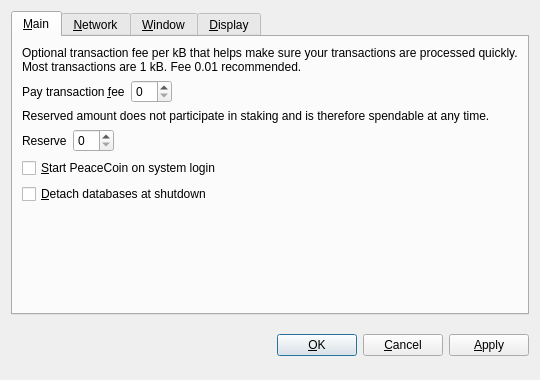
<?xml version="1.0" encoding="UTF-8"?>
<ui version="4.0">
 <class>OptionsDialog</class>
 <widget class="QDialog" name="OptionsDialog">
  <property name="geometry">
   <rect>
    <x>0</x>
    <y>0</y>
    <width>540</width>
    <height>380</height>
   </rect>
  </property>
  <property name="windowTitle">
   <string>Options</string>
  </property>
  <property name="modal">
   <bool>true</bool>
  </property>
  <layout class="QVBoxLayout" name="verticalLayout">
   <item>
    <widget class="QTabWidget" name="tabWidget">
     <property name="tabPosition">
      <enum>QTabWidget::North</enum>
     </property>
     <property name="currentIndex">
      <number>0</number>
     </property>
     <widget class="QWidget" name="tabMain">
      <attribute name="title">
       <string>&amp;Main</string>
      </attribute>
      <layout class="QVBoxLayout" name="verticalLayout_Main">
       <item>
        <widget class="QLabel" name="transactionFeeInfoLabel">
         <property name="text">
          <string>Optional transaction fee per kB that helps make sure your transactions are processed quickly. Most transactions are 1 kB. Fee 0.01 recommended.</string>
         </property>
         <property name="textFormat">
          <enum>Qt::PlainText</enum>
         </property>
         <property name="wordWrap">
          <bool>true</bool>
         </property>
        </widget>
       </item>
       <item>
        <layout class="QHBoxLayout" name="horizontalLayoutFee">
         <item>
          <widget class="QLabel" name="transactionFeeLabel">
           <property name="text">
            <string>Pay transaction &amp;fee</string>
           </property>
           <property name="textFormat">
            <enum>Qt::PlainText</enum>
           </property>
           <property name="buddy">
            <cstring>transactionFee</cstring>
           </property>
          </widget>
         </item>
         <item>
          <widget class="BitcoinAmountField" name="transactionFee"/>
         </item>
         <item>
          <spacer name="horizontalSpacerFee">
           <property name="orientation">
            <enum>Qt::Horizontal</enum>
           </property>
           <property name="sizeHint" stdset="0">
            <size>
             <width>40</width>
             <height>20</height>
            </size>
           </property>
          </spacer>
         </item>
        </layout>
       </item>
       <item>
        <widget class="QLabel" name="reserveBalanceInfoLabel">
         <property name="text">
          <string>Reserved amount does not participate in staking and is therefore spendable at any time.</string>
         </property>
         <property name="textFormat">
          <enum>Qt::PlainText</enum>
         </property>
         <property name="wordWrap">
          <bool>true</bool>
         </property>
        </widget>
       </item>
       <item>
        <layout class="QHBoxLayout" name="horizontalLayoutReserveBalance">
         <item>
          <widget class="QLabel" name="reserveBalanceLabel">
           <property name="text">
            <string>Reserve</string>
           </property>
           <property name="textFormat">
            <enum>Qt::PlainText</enum>
           </property>
           <property name="buddy">
            <cstring>reserveBalance</cstring>
           </property>
          </widget>
         </item>
         <item>
          <widget class="BitcoinAmountField" name="reserveBalance"/>
         </item>
         <item>
          <spacer name="horizontalSpacerReserveBalance">
           <property name="orientation">
            <enum>Qt::Horizontal</enum>
           </property>
           <property name="sizeHint" stdset="0">
            <size>
             <width>40</width>
             <height>20</height>
            </size>
           </property>
          </spacer>
         </item>
        </layout>
       </item>
       <item>
        <widget class="QCheckBox" name="bitcoinAtStartup">
         <property name="toolTip">
          <string>Automatically start PeaceCoin after logging in to the system.</string>
         </property>
         <property name="text">
          <string>&amp;Start PeaceCoin on system login</string>
         </property>
        </widget>
       </item>
       <item>
        <widget class="QCheckBox" name="detachDatabases">
         <property name="toolTip">
          <string>Detach block and address databases at shutdown. This means they can be moved to another data directory, but it slows down shutdown. The wallet is always detached.</string>
         </property>
         <property name="text">
          <string>&amp;Detach databases at shutdown</string>
         </property>
        </widget>
       </item>
       <item>
        <spacer name="verticalSpacer_Main">
         <property name="orientation">
          <enum>Qt::Vertical</enum>
         </property>
         <property name="sizeHint" stdset="0">
          <size>
           <width>20</width>
           <height>40</height>
          </size>
         </property>
        </spacer>
       </item>
      </layout>
     </widget>
     <widget class="QWidget" name="tabNetwork">
      <attribute name="title">
       <string>&amp;Network</string>
      </attribute>
      <layout class="QVBoxLayout" name="verticalLayout_Network">
       <item>
        <widget class="QCheckBox" name="mapPortUpnp">
         <property name="toolTip">
          <string>Automatically open the PeaceCoin client port on the router. This only works when your router supports UPnP and it is enabled.</string>
         </property>
         <property name="text">
          <string>Map port using &amp;UPnP</string>
         </property>
        </widget>
       </item>
       <item>
        <widget class="QCheckBox" name="connectSocks">
         <property name="toolTip">
          <string>Connect to the PeaceCoin network through a SOCKS proxy (e.g. when connecting through Tor).</string>
         </property>
         <property name="text">
          <string>&amp;Connect through SOCKS proxy:</string>
         </property>
        </widget>
       </item>
       <item>
        <layout class="QHBoxLayout" name="horizontalLayout_Network">
         <item>
          <widget class="QLabel" name="proxyIpLabel">
           <property name="text">
            <string>Proxy &amp;IP:</string>
           </property>
           <property name="textFormat">
            <enum>Qt::PlainText</enum>
           </property>
           <property name="buddy">
            <cstring>proxyIp</cstring>
           </property>
          </widget>
         </item>
         <item>
          <widget class="QValidatedLineEdit" name="proxyIp">
           <property name="maximumSize">
            <size>
             <width>140</width>
             <height>16777215</height>
            </size>
           </property>
           <property name="toolTip">
            <string>IP address of the proxy (e.g. 127.0.0.1)</string>
           </property>
          </widget>
         </item>
         <item>
          <widget class="QLabel" name="proxyPortLabel">
           <property name="text">
            <string>&amp;Port:</string>
           </property>
           <property name="textFormat">
            <enum>Qt::PlainText</enum>
           </property>
           <property name="buddy">
            <cstring>proxyPort</cstring>
           </property>
          </widget>
         </item>
         <item>
          <widget class="QLineEdit" name="proxyPort">
           <property name="maximumSize">
            <size>
             <width>55</width>
             <height>16777215</height>
            </size>
           </property>
           <property name="toolTip">
            <string>Port of the proxy (e.g. 9050)</string>
           </property>
          </widget>
         </item>
         <item>
          <widget class="QLabel" name="socksVersionLabel">
           <property name="text">
            <string>SOCKS &amp;Version:</string>
           </property>
           <property name="textFormat">
            <enum>Qt::PlainText</enum>
           </property>
           <property name="buddy">
            <cstring>socksVersion</cstring>
           </property>
          </widget>
         </item>
         <item>
          <widget class="QValueComboBox" name="socksVersion">
           <property name="toolTip">
            <string>SOCKS version of the proxy (e.g. 5)</string>
           </property>
          </widget>
         </item>
         <item>
          <spacer name="horizontalSpacer_Network">
           <property name="orientation">
            <enum>Qt::Horizontal</enum>
           </property>
           <property name="sizeHint" stdset="0">
            <size>
             <width>40</width>
             <height>20</height>
            </size>
           </property>
          </spacer>
         </item>
        </layout>
       </item>
       <item>
        <spacer name="verticalSpacer_Network">
         <property name="orientation">
          <enum>Qt::Vertical</enum>
         </property>
         <property name="sizeHint" stdset="0">
          <size>
           <width>20</width>
           <height>40</height>
          </size>
         </property>
        </spacer>
       </item>
      </layout>
     </widget>
     <widget class="QWidget" name="tabWindow">
      <attribute name="title">
       <string>&amp;Window</string>
      </attribute>
      <layout class="QVBoxLayout" name="verticalLayout_Window">
       <item>
        <widget class="QCheckBox" name="minimizeToTray">
         <property name="toolTip">
          <string>Show only a tray icon after minimizing the window.</string>
         </property>
         <property name="text">
          <string>&amp;Minimize to the tray instead of the taskbar</string>
         </property>
        </widget>
       </item>
       <item>
        <widget class="QCheckBox" name="minimizeOnClose">
         <property name="toolTip">
          <string>Minimize instead of exit the application when the window is closed. When this option is enabled, the application will be closed only after selecting Quit in the menu.</string>
         </property>
         <property name="text">
          <string>M&amp;inimize on close</string>
         </property>
        </widget>
       </item>
       <item>
        <spacer name="verticalSpacer_Window">
         <property name="orientation">
          <enum>Qt::Vertical</enum>
         </property>
         <property name="sizeHint" stdset="0">
          <size>
           <width>20</width>
           <height>40</height>
          </size>
         </property>
        </spacer>
       </item>
      </layout>
     </widget>
     <widget class="QWidget" name="tabDisplay">
      <attribute name="title">
       <string>&amp;Display</string>
      </attribute>
      <layout class="QVBoxLayout" name="verticalLayout_Display">
       <item>
        <layout class="QHBoxLayout" name="horizontalLayout_1_Display">
         <item>
          <widget class="QLabel" name="langLabel">
           <property name="text">
            <string>User Interface &amp;language:</string>
           </property>
           <property name="textFormat">
            <enum>Qt::PlainText</enum>
           </property>
           <property name="buddy">
            <cstring>lang</cstring>
           </property>
          </widget>
         </item>
         <item>
          <widget class="QValueComboBox" name="lang">
           <property name="toolTip">
            <string>The user interface language can be set here. This setting will take effect after restarting PeaceCoin.</string>
           </property>
          </widget>
         </item>
        </layout>
       </item>
       <item>
        <layout class="QHBoxLayout" name="horizontalLayout_2_Display">
         <item>
          <widget class="QLabel" name="unitLabel">
           <property name="text">
            <string>&amp;Unit to show amounts in:</string>
           </property>
           <property name="textFormat">
            <enum>Qt::PlainText</enum>
           </property>
           <property name="buddy">
            <cstring>unit</cstring>
           </property>
          </widget>
         </item>
         <item>
          <widget class="QValueComboBox" name="unit">
           <property name="toolTip">
            <string>Choose the default subdivision unit to show in the interface and when sending coins.</string>
           </property>
          </widget>
         </item>
        </layout>
       </item>
       <item>
        <widget class="QCheckBox" name="displayAddresses">
         <property name="toolTip">
          <string>Whether to show PeaceCoin addresses in the transaction list or not.</string>
         </property>
         <property name="text">
          <string>&amp;Display addresses in transaction list</string>
         </property>
        </widget>
       </item>
       <item>
        <widget class="QCheckBox" name="coinControlFeatures">
         <property name="toolTip">
          <string>Whether to show coin control features or not.</string>
         </property>
         <property name="text">
          <string>Display coin &amp;control features (experts only!)</string>
         </property>
        </widget>
       </item>
       <item>
        <spacer name="verticalSpacer_Display">
         <property name="orientation">
          <enum>Qt::Vertical</enum>
         </property>
         <property name="sizeHint" stdset="0">
          <size>
           <width>20</width>
           <height>40</height>
          </size>
         </property>
        </spacer>
       </item>
      </layout>
     </widget>
    </widget>
   </item>
   <item>
    <layout class="QHBoxLayout" name="horizontalLayout_Buttons">
     <item>
      <spacer name="horizontalSpacer_1">
       <property name="orientation">
        <enum>Qt::Horizontal</enum>
       </property>
       <property name="sizeHint" stdset="0">
        <size>
         <width>40</width>
         <height>48</height>
        </size>
       </property>
      </spacer>
     </item>
     <item>
      <widget class="QLabel" name="statusLabel">
       <property name="font">
        <font>
         <weight>75</weight>
         <bold>true</bold>
        </font>
       </property>
       <property name="text">
        <string/>
       </property>
       <property name="textFormat">
        <enum>Qt::PlainText</enum>
       </property>
       <property name="wordWrap">
        <bool>true</bool>
       </property>
      </widget>
     </item>
     <item>
      <spacer name="horizontalSpacer_2">
       <property name="orientation">
        <enum>Qt::Horizontal</enum>
       </property>
       <property name="sizeHint" stdset="0">
        <size>
         <width>40</width>
         <height>48</height>
        </size>
       </property>
      </spacer>
     </item>
     <item>
      <widget class="QPushButton" name="okButton">
       <property name="text">
        <string>&amp;OK</string>
       </property>
      </widget>
     </item>
     <item>
      <widget class="QPushButton" name="cancelButton">
       <property name="text">
        <string>&amp;Cancel</string>
       </property>
       <property name="autoDefault">
        <bool>false</bool>
       </property>
      </widget>
     </item>
     <item>
      <widget class="QPushButton" name="applyButton">
       <property name="text">
        <string>&amp;Apply</string>
       </property>
       <property name="autoDefault">
        <bool>false</bool>
       </property>
      </widget>
     </item>
    </layout>
   </item>
  </layout>
 </widget>
 <customwidgets>
  <customwidget>
   <class>BitcoinAmountField</class>
   <extends>QSpinBox</extends>
   <header>bitcoinamountfield.h</header>
  </customwidget>
  <customwidget>
   <class>QValueComboBox</class>
   <extends>QComboBox</extends>
   <header>qvaluecombobox.h</header>
  </customwidget>
  <customwidget>
   <class>QValidatedLineEdit</class>
   <extends>QLineEdit</extends>
   <header>qvalidatedlineedit.h</header>
  </customwidget>
 </customwidgets>
 <resources/>
 <connections/>
</ui>
